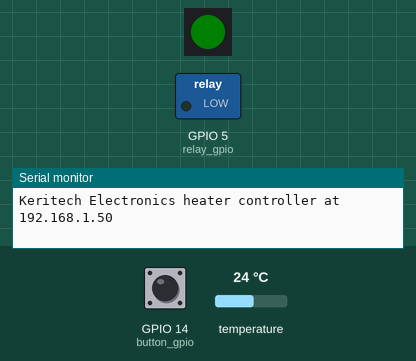
Recording of a sketch running on a simulated ESP8266 (NodeMCU). Parts: 1 RGB LEDs in strip order, left to right, switched loads named in the sketch (green lamp = pin HIGH), the last lines printed to the serial monitor. Inputs (shaded band) come from the test bench; at power-on: GPIO 14 (button_gpio) HIGH, temperature 24 °C. Dim RGB values are drawn brighter than linear; WiFi joins after 1.5 s; servers stay silent unless stated; the strip is taken to match the declared colour order; network time is answered at once with the bench clock; the local clock reads 2024-03-15 10:24:30 at power-on unless the sketch sets it; storage starts empty; random numbers use the default seed unless the sketch sets one; no MQTT or app messages arrive unless stated.

Above: at 4.7 s.
4.8 s: GPIO 14 (button_gpio) pulled LOW for 1 s
At 6.4 s:
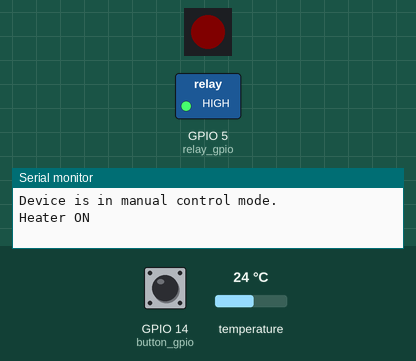
7.3 s: GPIO 14 (button_gpio) pulled LOW for 3.2 s
At 9.4 s:
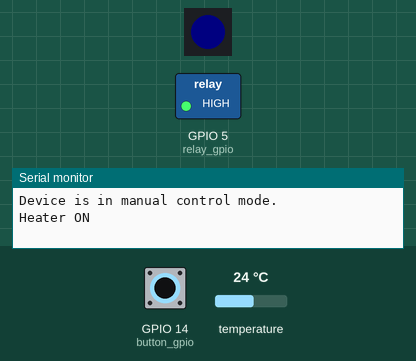
15.4 s: GPIO 14 (button_gpio) driven LOW
At 16.7 s:
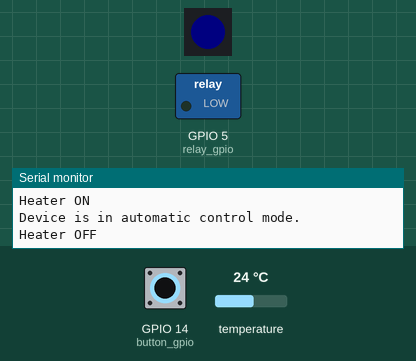
19.2 s: GPIO 14 (button_gpio) driven HIGH
At 20.2 s:
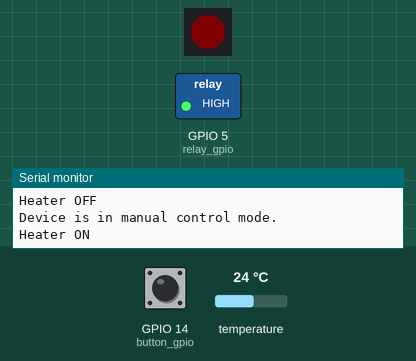
Timing chart, 0 to 21.7 s (numbered marks = the images above; inputs shaded):
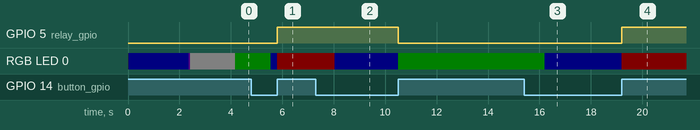

The sketch:

heater_ntp.ino
```cpp
/* Simple programmable heater controller
Developed for Olimex ESP8266 eval board
2023 Keri Szafir, Keritech Electronics
*/

#include <FS.h>
#include <ArduinoJson.h>
#include <Adafruit_NeoPixel.h>
#include <NTPClient.h>
#include <time.h>
#include <PubSubClient.h>
#include <WiFiManager.h>
#include <WiFiUdp.h>
#include <OneWire.h>
#include <DallasTemperature.h>

// #define RESET_SETTINGS
// #define DEBUG

#ifdef ESP32
  // test & development on ESP32
  #include <SPIFFS.h>
  #define DEBUG
  // ESP32 pins different than prod
  #define relay_gpio 2
  #define button_gpio 13
  #define W1_gpio 4
  #define NP_gpio 14
#else
  // Olimex module pins on prod, customize if necessary
  #define relay_gpio 5
  #define button_gpio 14
  #define W1_gpio 4
  #define NP_gpio 12
#endif


const int red[3] = {255, 0, 0};
const int green[3] = {0, 255, 0};
const int blue[3] = {0, 0, 255};
const int orange[3] = {255, 165, 0};
const int purple[3] = {160, 0, 255};
const int white[3] = {255, 255, 255};
const int off[3] = {0, 0, 0};
const uint8_t brightness = 5;

// initial WLAN SSID and parameters in the config
const char ap_ssid[40] = "HeaterController";
char ntp_server[40] = "192.168.1.1";
char mqtt_server[40] = "192.168.1.1";
char mqtt_topic_root[40] = "heater";
char start_hours[40] = "5,6,13,14";
char stop_hours[40] = "7,16";


OneWire oneWire(W1_gpio);
DallasTemperature sensors(&oneWire);
WiFiClient espClient;
WiFiManager wm;
PubSubClient mqttClient(espClient);
WiFiUDP ntpUDP;
NTPClient ntpClient(ntpUDP, ntp_server, 0, 60000);

Adafruit_NeoPixel pixels(1, NP_gpio, NEO_RGB + NEO_KHZ800);

WiFiManagerParameter par_ntp_server("ntp_server", "NTP server", ntp_server, 40);
WiFiManagerParameter par_mqtt_server("mqtt_server", "MQTT Server", mqtt_server, 40);
WiFiManagerParameter par_mqtt_topic_root("topic", "MQTT Topic Root", mqtt_topic_root, 40);
WiFiManagerParameter par_start_hours("start_hours", "Start Hours (comma separated)", start_hours, 40);
WiFiManagerParameter par_stop_hours("stop_hours", "Stop Hours (comma separated)", stop_hours, 40);

const char* timezone = "CET-1CEST,M3.5.0,M10.5.0/3";
// control states
int manual = 0;
int timer = 0;
int relay_state = 0;
// time between MQTT reconnection attempts in minutes
int mqtt_rc_interval = 10;
// time structure
struct tm * lt;
// current temperature
float temp;

void led(const int* color) {
  //control led
  char info[30];
  sprintf(info, "LED R: %d, G: %d, B: %d", color[0], color[1], color[2]);
  dbgprintln(info);
  pixels.setBrightness(brightness);
  pixels.setPixelColor(0, pixels.Color(color[0], color[1], color[2]));
  pixels.show();
}

void wait(unsigned long t) {
  // wait for specified time and do usual infrastructure-related stuff
  unsigned long ts = millis();
  while (millis() - ts < t) {
    delay(1);
    wm.process();
    ntpClient.update();
    mqtt_reconnect();
    mqttClient.loop();
  }
}

void mqtt_report() {
  // quick exit if no mqtt
  if (mqttClient.connected()) {
    dbgprintln("Sending MQTT report...");
    char msg[200], subtopic[50];
    sprintf(msg, "{time: %s, start hours: %s, stop hours: %s, timer control: %d, manual control: %d, working: %d, temp: %f}",
            asctime(lt), start_hours, stop_hours, timer, manual, relay_state, temp);
    sprintf(subtopic, "{%s/status}", mqtt_topic_root);
    mqttClient.publish(subtopic, msg);
  }
}

void handle_button() {
  if (!digitalRead(button_gpio)) {
    // start and end time
    unsigned long st, et;
    st = millis();

    while(!digitalRead(button_gpio)) {
      // wait for button release
      wait(10);
      et = millis();
      if (et - st > 30000UL) led(red);
      else if (et - st > 5000UL) led(orange);
      else if (et - st > 500UL) led(blue);
    }

    // determine button press length and action
    if (et - st > 30000UL) {
      // 30s = phactory reset
      Serial.println("Settings reset initiated.");
      wm.resetSettings();
      wait(4000UL);
      ESP.restart();
    } else if (et - st > 5000UL) {
      // 5s = restart the heater
      Serial.println("Restarting.");
      wait(1000UL);
      ESP.restart();
    } else if (et - st > 500UL) {
      // 500ms debounce = manual override on-off action
      manual = !manual;
      Serial.print("Device is in ");
      Serial.print(manual ? "manual" : "automatic");
      Serial.println(" control mode.");
      // inform mqtt on change
      mqtt_report();
    }
  }
}

void check_temp() {
  sensors.requestTemperatures();
  temp = sensors.getTempCByIndex(0);
}

void check_time() {
  time_t epochtime = ntpClient.getEpochTime();
  lt = localtime(&epochtime);
}

int test_hr(int hr, char* hrlist) {
  char info[70];
  char hrs[40];
  sprintf(hrs, "%s", hrlist);
  sprintf(info, "testing if current hour %d is in list: %s... ", hr, hrs);
  dbgprint(info);

  char* p = strtok(hrs, ",");
  while (p != NULL) {
    if (atoi(p) == hr) {
      dbgprintln("found!");
      return 1;
    }
    p = strtok(NULL, ",");
  }
  dbgprintln("no match...");
  return 0;
}

void check_working_hours() {
  char info[100];
  sprintf(info, "start hours: %s, stop hours: %s", start_hours, stop_hours);
  dbgprintln(info);
  int te = timer;
  int cur_hr = lt->tm_hour;
  if (test_hr(cur_hr, start_hours)){
    te = 1;
    dbgprintln("timer control power ON");
  } else if (test_hr(cur_hr, stop_hours)) {
    te = 0;
    dbgprintln("timer control power OFF");
  }
  if (te != timer) {
  // update state and inform on mqtt
  timer = te;
  mqtt_report();
  }
}

void handle_relay() {
  int prev_relay_state = relay_state;
  if (timer || manual) {
    digitalWrite(relay_gpio, HIGH);
    relay_state = 1;
    led(red);
  } else {
    digitalWrite(relay_gpio, LOW);
    relay_state = 0;
    led(green);
  }
  // quick exit if relay state unchanged - avoid unnecessary printing to serial
  if (relay_state == prev_relay_state) return;

  // inform on status change
  mqtt_report();
  // report the state if changed
  if (relay_state) Serial.println("Heater ON"); else Serial.println("Heater OFF");
}

void mqtt_callback(char* topic, byte* payload, unsigned int length) {
  String msg;
  Serial.print("Message arrived @");
  Serial.print(topic);
  Serial.print(": ");
  for (int i = 0; i < length; i++) msg += (char)payload[i];

  String subtopic = String(topic);
  subtopic.replace(mqtt_topic_root, "");
  // poll the parameters
  if (!strcmp(msg.c_str(), "?")) mqtt_report();
  // message interpretation logic
  if (!strcmp(subtopic.c_str(), "/manual")) manual = msg.toInt();
  else if (!strcmp(subtopic.c_str(), "/start_hours")) {
    strcpy(start_hours, msg.c_str());
    save();
  } else if (!strcmp(subtopic.c_str(), "/stop_hours")) {
    strcpy(stop_hours, msg.c_str());
    save();
  }
}

bool mqtt_reconnect() {
  static unsigned long last_mqtt_rc_attempt_time;
  static int mqtt_rc_attempts_left = 10;
  char info[50];

  // MQTT reconnection routine; do nothing if already connected
  if (mqttClient.connected()) return true;
  // check if specified time interval passed since last MQTT reconnect attempt
  if (ntpClient.getEpochTime() - last_mqtt_rc_attempt_time > mqtt_rc_interval * 60) {
    // reset the attempts counter
    mqtt_rc_attempts_left = 10;
  }

  if (mqtt_rc_attempts_left <= 0) return false;

  led(purple);
  // Loop until we're reconnected or 10 attempts failed
  // reset this counter on successful connection
  while ((!mqttClient.connected()) && (mqtt_rc_attempts_left > 0)) {
    Serial.print("Attempting MQTT connection...");
    // Create a random client ID
    String clientId = "Heater-";
    clientId += String(random(0xffff), HEX);
    // Attempt to connect
    if (mqttClient.connect(clientId.c_str())) {
      // reset the failed reconnect counter
      mqtt_rc_attempts_left = 10;
      Serial.print(" MQTT connected... ");
      // ... and resubscribe
      char subtopics[20];
      sprintf(subtopics, "%s/#", mqtt_topic_root);
      mqttClient.subscribe(mqtt_topic_root);
      mqttClient.subscribe(subtopics);
      Serial.print("subscribing ");
      Serial.println(subtopics);
      // indicate mqtt connection
      led(white);
      delay(1000);
      return true;
    } else {
      mqtt_rc_attempts_left -= 1;
      Serial.print("failed, rc=");
      Serial.print(mqttClient.state());
      Serial.print(", attempts left: ");
      Serial.print(mqtt_rc_attempts_left);
      if (mqtt_rc_attempts_left > 0) {
        Serial.println(" - try again in 5 seconds");
        delay(5000);
      } else break;
    }
  }
  // fell off the end of the while loop = hold on for mqtt_rc_interval
  last_mqtt_rc_attempt_time = ntpClient.getEpochTime();
  sprintf(info, "\nMQTT connection failed - try again in %d minutes", mqtt_rc_interval);
  Serial.println(info);
  return false;
}

void mqtt_setup() {
  // MQTT initialization
  Serial.print("Connecting to MQTT server: ");
  Serial.println(mqtt_server);
  if (strcmp(mqtt_server, "")) {
    // MQTT initialization if not left empty
    mqttClient.setServer(mqtt_server, 1883);
    mqttClient.setCallback(mqtt_callback);
    if (!mqtt_reconnect()) return;
    char msg[150];
    sprintf(msg, "Keritech Electronics heater controller at %s", WiFi.localIP().toString().c_str());
    mqttClient.publish(mqtt_topic_root, msg);
    Serial.println(msg);
    mqtt_report();
    dbgprintln("MQTT is go for launch...");
  } else Serial.println("MQTT server not specified. Skipping MQTT setup.");
}

void dbgprint(char* msg) {
  #ifdef DEBUG
  Serial.print(msg);
  #endif
}

void dbgprintln(char* msg) {
  #ifdef DEBUG
  Serial.println(msg);
  #endif
}

void debug_info() {
  dbgprintln("debug info:");
  char info[80];

  sprintf(info, "time now: %sstart hours: %s, stop hours: %s", asctime(lt), start_hours, stop_hours);
  dbgprintln(info);

  sprintf(info, "timer control: %s, manual control: %s, relay: %s",
          timer?"ON":"OFF", manual?"ON":"OFF", relay_state?"ON":"OFF");
  dbgprintln(info);

  sprintf(info, "current temperature: %f°C", temp);
  dbgprintln(info);
  wait(100UL);
}

void save_params_cb() {
  get_wm_param_values();
  save();
}

void load() {
  // configuration load routine from FS
  Serial.println("mounting FS...");

  if (SPIFFS.begin()) {
    dbgprintln("mounted file system");
    if (SPIFFS.exists("/config.json")) {
      //file exists, reading and loading
      dbgprintln("reading config file");
      File configFile = SPIFFS.open("/config.json", "r");
      if (configFile) {
        dbgprintln("opened config file");
        size_t size = configFile.size();
        // Allocate a buffer to store contents of the file.
        std::unique_ptr<char[]> buf(new char[size]);

        configFile.readBytes(buf.get(), size);

  #if defined(ARDUINOJSON_VERSION_MAJOR) && ARDUINOJSON_VERSION_MAJOR >= 6
        DynamicJsonDocument json(1024);
        auto deserializeError = deserializeJson(json, buf.get());
        serializeJson(json, Serial);
        if ( ! deserializeError ) {
  #else
        DynamicJsonBuffer jsonBuffer;
        JsonObject& json = jsonBuffer.parseObject(buf.get());
        json.printTo(Serial);
        if (json.success()) {
  #endif
          dbgprintln("\nparsed json");
          strcpy(ntp_server, json["ntp_server"]);
          strcpy(mqtt_server, json["mqtt_server"]);
          strcpy(mqtt_topic_root, json["mqtt_topic_root"]);
          strcpy(start_hours, json["start_hours"]);
          strcpy(stop_hours, json["stop_hours"]);
        } else {
          dbgprintln("failed to load json config");
        }
        configFile.close();
      }
    }
  } else {
    dbgprintln("failed to mount FS");
  }
}

void save() {
  // configuration save routine to FS
  // do nothing if no need to
  Serial.println("Saving configuration");
  #if defined(ARDUINOJSON_VERSION_MAJOR) && ARDUINOJSON_VERSION_MAJOR >= 6
    DynamicJsonDocument json(1024);
  #else
    DynamicJsonBuffer jsonBuffer;
    JsonObject& json = jsonBuffer.createObject();
  #endif

  json["ntp_server"] = ntp_server;
  json["mqtt_server"] = mqtt_server;
  json["mqtt_topic_root"] = mqtt_topic_root;
  json["start_hours"] = start_hours;
  json["stop_hours"] = stop_hours;

  File configFile = SPIFFS.open("/config.json", "w");
  if (!configFile) {
    dbgprintln("failed to open config file for writing");
  }

  #if defined(ARDUINOJSON_VERSION_MAJOR) && ARDUINOJSON_VERSION_MAJOR >= 6
    serializeJson(json, configFile);
  #else
    json.printTo(configFile);
  #endif
    configFile.close();
    //end save
  // update the wifimanager fields
  set_wm_param_values();
}

void get_wm_param_values() {
  // update runtime variables with wifimanager field contents
  dbgprintln("updating parameters");
  strcpy(ntp_server, par_ntp_server.getValue());
  strcpy(mqtt_server, par_mqtt_server.getValue());
  strcpy(mqtt_topic_root, par_mqtt_topic_root.getValue());
  strcpy(start_hours, par_start_hours.getValue());
  strcpy(stop_hours, par_stop_hours.getValue());
}

void set_wm_param_values() {
  // update WM parameters with current runtime variable values
  dbgprintln("configuring and adding parmeters");
  par_ntp_server.setValue(ntp_server, 40);
  par_mqtt_server.setValue(mqtt_server, 40);
  par_mqtt_topic_root.setValue(mqtt_topic_root, 40);
  par_start_hours.setValue(start_hours, 40);
  par_stop_hours.setValue(stop_hours, 40);
}

void wifi_setup() {
  #ifdef RESET_SETTINGS
  wm.resetSettings();
  #endif
  #ifdef DEBUG
  wm.setDebugOutput(true);
  #endif

  set_wm_param_values();
  wm.addParameter(&par_ntp_server);
  wm.addParameter(&par_mqtt_server);
  wm.addParameter(&par_mqtt_topic_root);
  wm.addParameter(&par_start_hours);
  wm.addParameter(&par_stop_hours);
  Serial.println("Initializing WLAN...");
  WiFi.mode(WIFI_STA);
  wm.setClass("invert");
  wm.setConnectTimeout(180);
  wm.setMinimumSignalQuality(10);
  wm.setConfigPortalBlocking(false);
  wm.setSaveParamsCallback(save_params_cb);
  dbgprintln("attempting WLAN autoconnect...");
  wm.autoConnect(ap_ssid);
  Serial.print("WiFi IP: ");
  Serial.println(WiFi.localIP());
}

void ntp_setup() {
  // set local timezone to pre-configured and initialize NTP
  setenv("TZ", timezone, 1);
  Serial.print("Connecting to NTP server: ");
  Serial.println(ntp_server);
  ntpClient.begin();
  ntpClient.update();
  check_time();
  Serial.print("Time updated. Current local time is: ");
  Serial.println(asctime(lt));
}

void setup() {
  pixels.begin();
  led(blue);
  SPIFFS.begin();
  Serial.begin(115200);
  Serial.println();
  Serial.println("Water heater controller - Keritech Electronics - 2023");
  pinMode(relay_gpio, OUTPUT);
  pinMode(button_gpio, INPUT_PULLUP);
  sensors.begin();
  check_temp();
  load();
  wifi_setup();
  ntp_setup();
  mqtt_setup();
  dbgprintln("Setup procedure completed.");
}

void loop() {
  dbgprintln("looping wifimanager...");
  wm.process();
  dbgprintln("updating NTP...");
  ntpClient.update();
  dbgprintln("reconnecting MQTT if necessary...");
  mqtt_reconnect();
  dbgprintln("looping MQTT client...");
  mqttClient.loop();
  dbgprintln("checking current time...");
  check_time();
  dbgprintln("checking if heater should be working now...");
  check_working_hours();
  dbgprintln("checking temperature...");
  check_temp();
  dbgprintln("control logic...");
  handle_button();
  handle_relay();
  debug_info();
}
```

Measured:
- after the input at 4.8 s, GPIO 5 (relay_gpio): LOW → HIGH after 1.0 s; RGB LED 0: RGB(0, 5, 0) → RGB(0, 0, 5) after 0.75 s, → RGB(5, 0, 0) 0.26 s later
- after the input at 7.3 s, GPIO 5 (relay_gpio): HIGH → LOW after 3.2 s; RGB LED 0: RGB(5, 0, 0) → RGB(0, 0, 5) after 0.74 s, → RGB(0, 5, 0) 2.5 s later
- after the input at 15.4 s, RGB LED 0: RGB(0, 5, 0) → RGB(0, 0, 5) after 0.81 s
- after the input at 19.2 s, GPIO 5 (relay_gpio): LOW → HIGH at once
